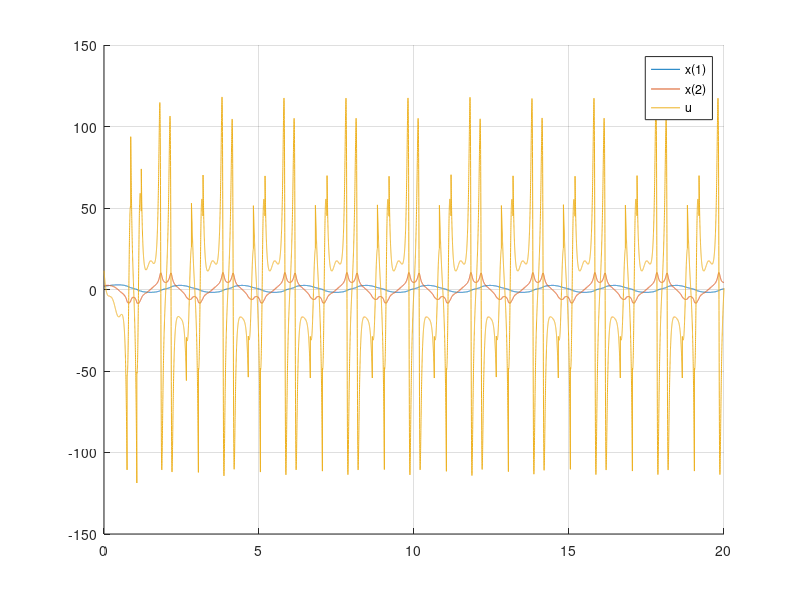
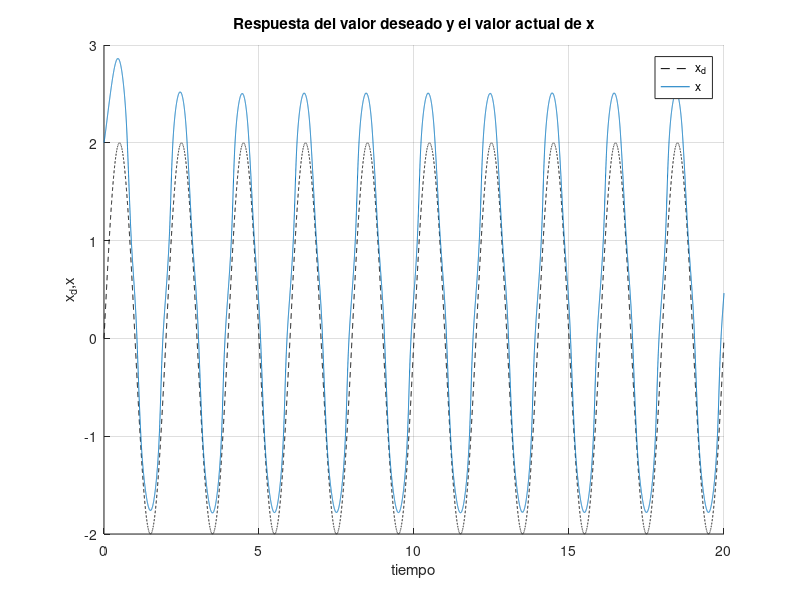

Write the MATLAB code that produced these figures, in order.
clear ;close all; 

vini=[2 0];%condiciones iniciales
n=20;
h=0.001 ; 
matr=zeros(4,n/h+1) ;
matr2=zeros(4,n/h+1) ;
tt=0:h:n;
n1=0;
for trange=0:h:n 
n1=n1+1;
t=trange;
%parametros de control
eta=2;
lamda=5;
%parametros del sistema
xddotd=-2*(2*pi/2)*(2*pi/2)*sin(2*pi*t/2); 
xdotd =2*(2*pi/2)*cos(2*pi*t/2); 
x_d =2*sin(2*pi*t/2) ; 
% sistema no lineal
fun = @(t,x)[x(2);0.5*(x(2)^2)*cos(3*x(1))+(-1.5*x(2)^2*cos(3*x(1))+xddotd-lamda*(x(2)-xdotd)-(0.5*(x(2)^2)*cos(3*x(1))+eta)*sign((x(2)-xdotd)+lamda*(x(1)-x_d)))];

k1=fun(trange,[vini(1),vini(2)]); 
k2= fun(trange+h/2 ,[vini+(h/2).*k1]);
k3= fun(trange+h/2 ,[vini+(h/2).*k2]);
k4= fun(trange+h,[vini+h.*k3]);

vini= vini +(k1+2*k2+2*k3+k4)*h/6;

% ley de control modos deslizantes

u=-1.5*vini(2)^2*cos(3*vini(1))+xddotd-lamda*(vini(2)-xdotd)-(0.5*(vini(2)^2)*cos(3*vini(1))+eta)*sign((vini(2)-xdotd)+lamda*(vini(1)-x_d)) ;

% varia para mas variables de estado para hacer la grafica
matr(1,n1)=vini(1); 
matr(2,n1)=vini(2);
matr2(1,n1)=u ;

x_dd(n1)=x_d;
dx_e(2,n1)=vini(2)-xdotd;

end
figure
    hold on
    plot(tt,matr(1,:));
    plot(tt,matr(2,:));
    plot(tt,matr2(1,:));
    grid on
    legend ('x(1)','x(2)','u')
    
    hold off
figure
    hold on
    plot(tt,x_dd,'k--');
    plot(tt,matr(1,:));
    xlabel('tiempo') ; 
    ylabel('x_d,x');
    legend ('x_d','x')
    title('Respuesta del valor deseado y el valor actual de x')
    grid;
    hold off
    
